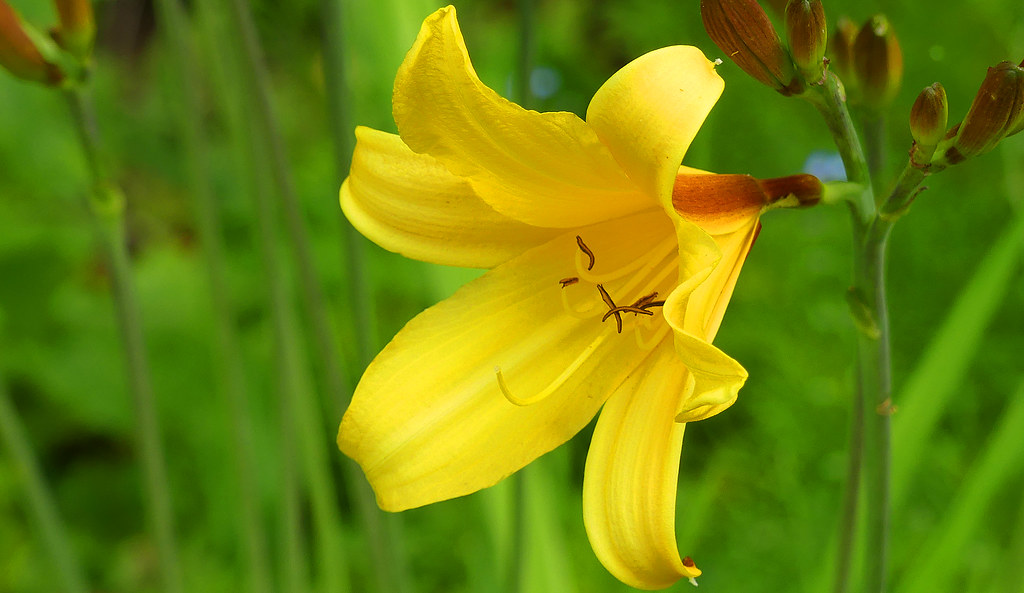
#> input picture Image processing/Photos/photo.jpg, 1024 x 593 px
$ python Foreground_and_Background_segmentation.py
#> lines starting #> are read from the running program, lines starting #| are printed output that depends on the picture; after the words box and inside, x2 and y2 are one past the last pixel; in counts of white or black regions, pixels touching at a corner belong together
import cv2
from matplotlib import pyplot as plt


image = cv2.imread('Photos/photo.jpg')
#> image is the input picture: shape (593, 1024, 3); mean B, G, R 11.3, 131.6, 109
image = cv2.cvtColor(image, cv2.COLOR_BGR2GRAY)
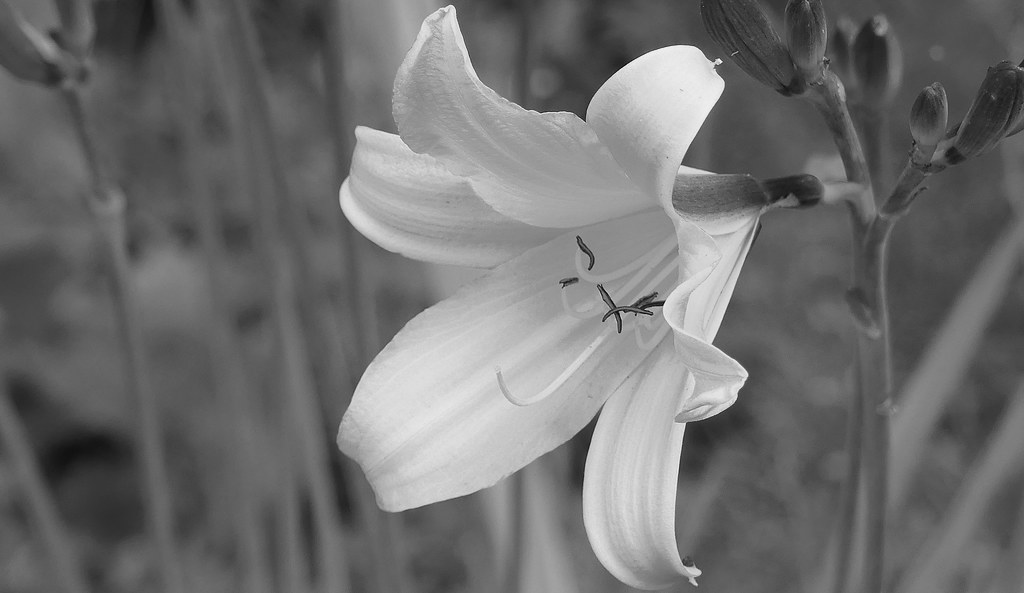
#> image: shape (593, 1024); min 2, max 250, mean 111.1

# to remove noise, we use gaussian blur method
blur = cv2.GaussianBlur(image, (3,3), 0)

# using Otsu thresold
ret , mask = cv2.threshold(image, 0, 255, cv2.THRESH_BINARY + cv2.THRESH_OTSU)
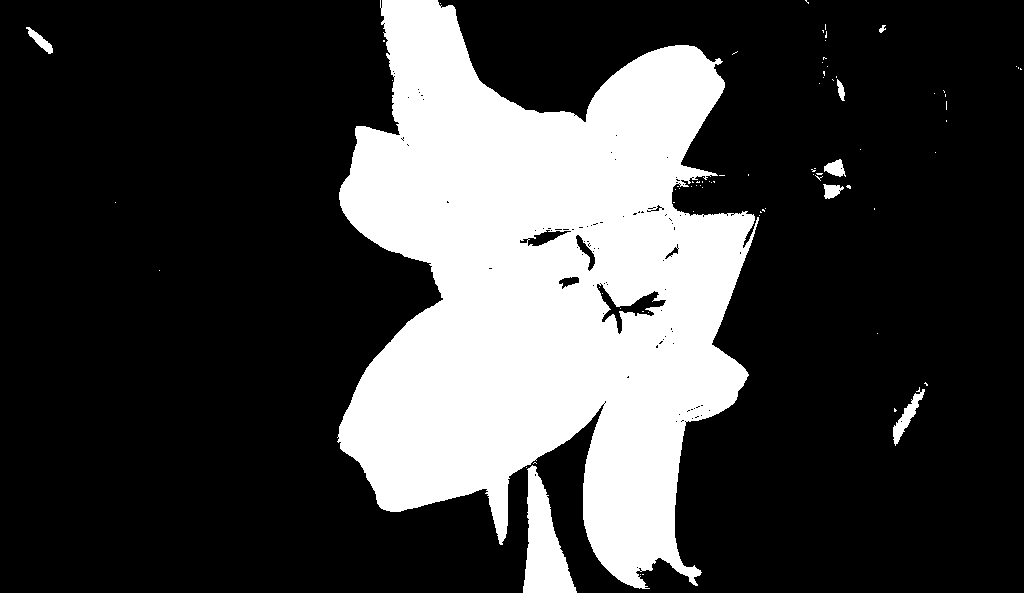
#> mask: shape (593, 1024); 25.5% white; 77 white regions (69 under 20 px), largest, box (x1, y1, x2, y2) and area: (337, 0, 759, 589) 149738, (523, 465, 577, 593) 3690, (893, 387, 925, 446) 533
#> ret = 133

# to extract the foreground using mask
#bitwise and keeps the pixel where the mask is white
foreground = cv2.bitwise_and(image, image,mask = mask)
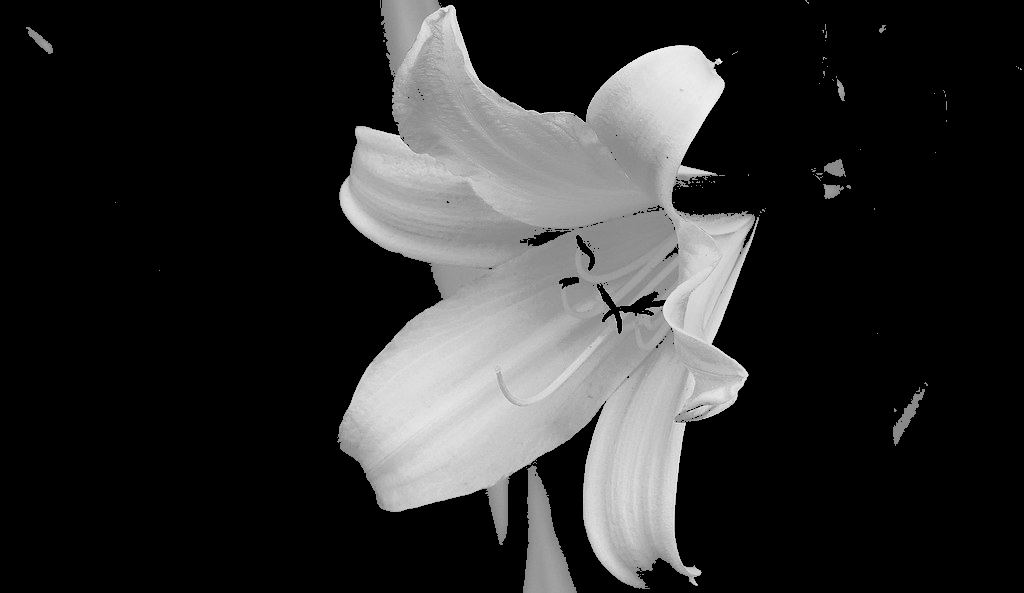
#> foreground: shape (593, 1024); min 0, max 250, mean 45.6

# Display result
plt.subplot(1,2,1)
plt.imshow(cv2.cvtColor(image,cv2.COLOR_BGR2RGB))
plt.title('Original image')

plt.subplot(1,2,2)
plt.imshow(cv2.cvtColor(foreground,cv2.COLOR_BGR2RGB))
plt.title('Segmentation foreground')
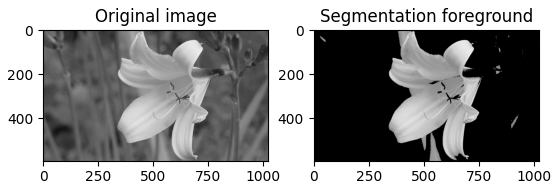
#> figure drawn by matplotlib, 2 panels

$ run again, with Image processing/Photos/low_const.jpg copied over Image processing/Photos/photo.jpg
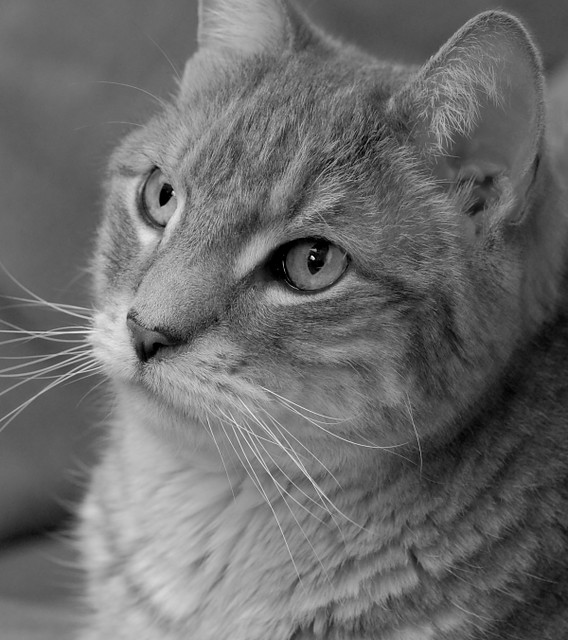
#> input picture Image processing/Photos/low_const.jpg, 568 x 640 px
#> image is the input picture: shape (640, 568, 3); min 0, max 255, mean 107.3
#> image: shape (640, 568)
#> `ret , mask = cv2.threshold(image, 0, 255, cv2.THRESH_BINARY + cv2.THRE..`:
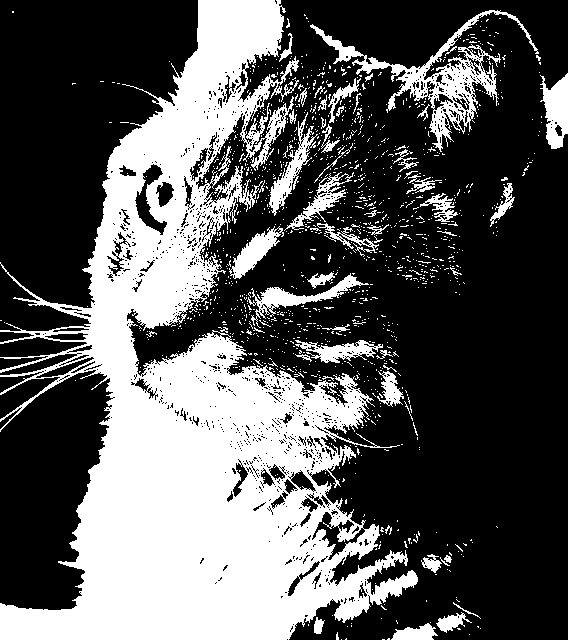
#> mask: shape (640, 568); 34.9% white; 1267 white regions (1213 under 20 px), largest, box (x1, y1, x2, y2) and area: (0, 0, 418, 640) 106433, (310, 10, 539, 152) 5106, (540, 73, 568, 149) 1361
#> ret = 117
#> `plt.title('Segmentation foreground')`:
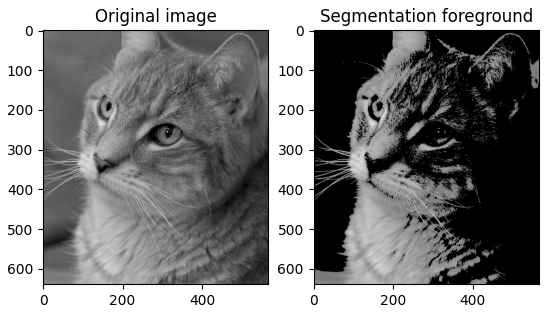
#> figure drawn by matplotlib, 2 panels

$ run again, with Image processing/Photos/source.jpg copied over Image processing/Photos/photo.jpg
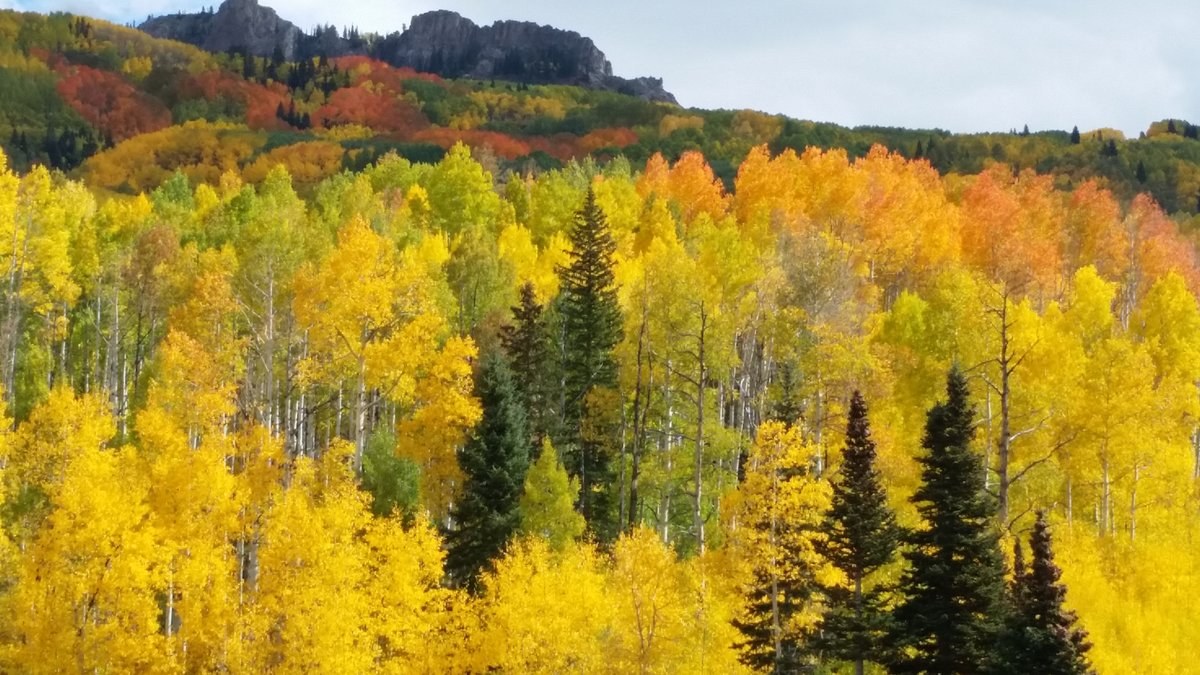
#> input picture Image processing/Photos/source.jpg, 1200 x 675 px
#> image is the input picture: shape (675, 1200, 3); mean B, G, R 57.3, 140.1, 162.7
#> image: shape (675, 1200)
#> `ret , mask = cv2.threshold(image, 0, 255, cv2.THRESH_BINARY + cv2.THRE..`:
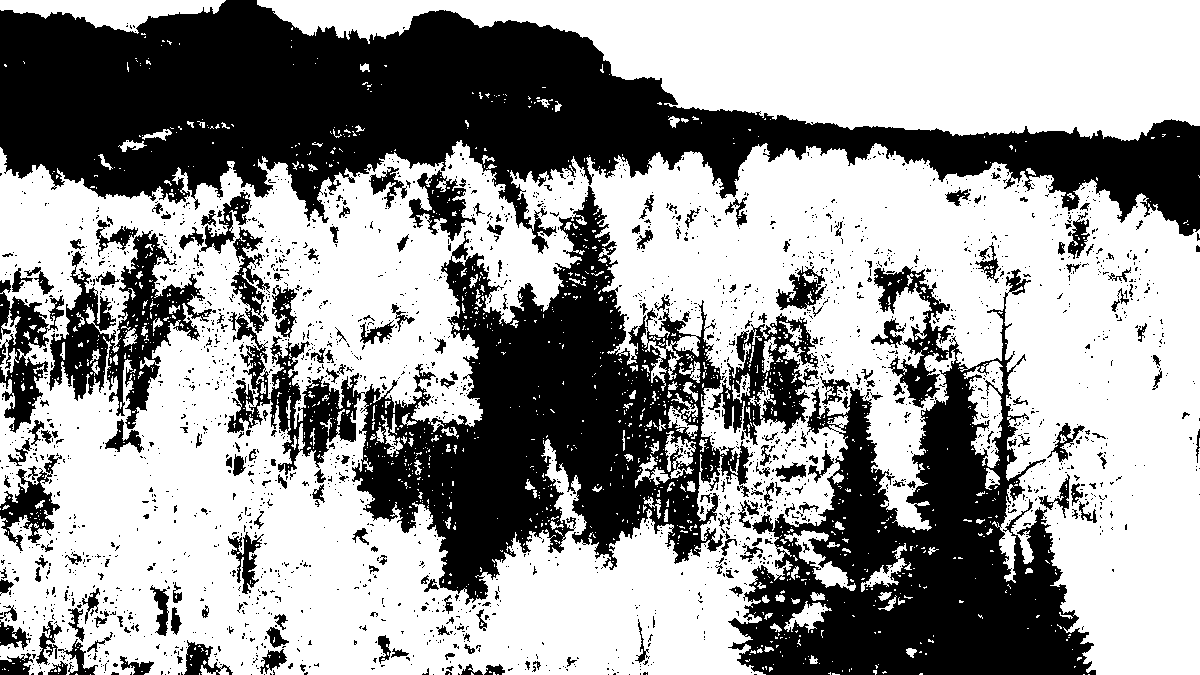
#> mask: shape (675, 1200); 60.3% white; 2450 black regions (2210 under 20 px), largest, box (x1, y1, x2, y2) and area: (0, 0, 1200, 254) 125879, (227, 186, 753, 605) 74994, (728, 266, 1096, 675) 62450
#> ret = 128
#> `plt.title('Segmentation foreground')`:
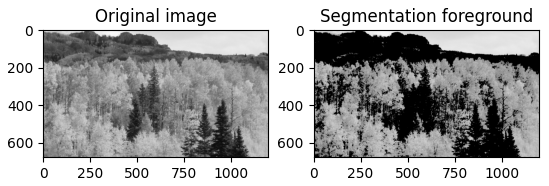
#> figure drawn by matplotlib, 2 panels
